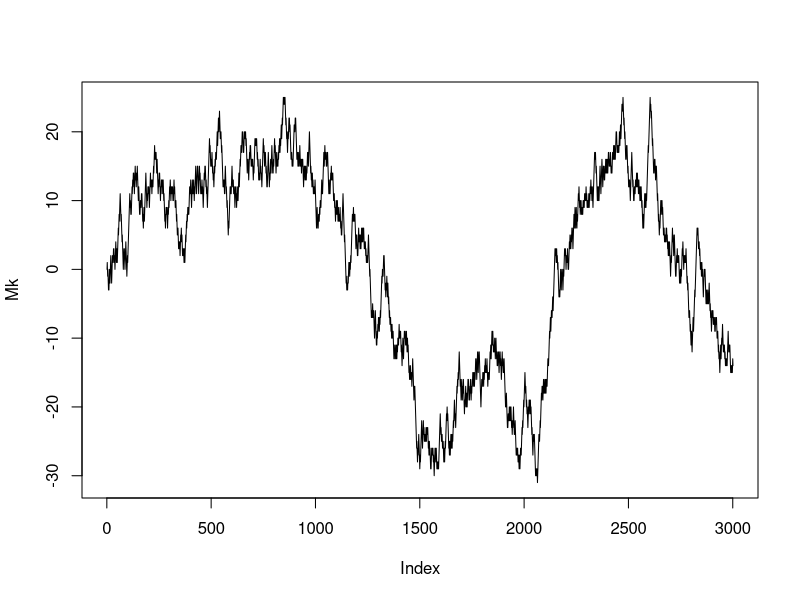

This chart was generated by the following R code: (Note: this script raises an error after producing the figure.)
######################################################################
#
# Chapter 3 > 3.2 Scaled symmetric random walk
#
# TODO: section: Create an array of (3000) steps sample random walk
# Work to find a solution for functionnal way of doing the stuff
#
######################################################################

#
# Library
#
library(ggplot2)

#
# Probability measure:
#
# For the purpose of this theory, first are define the probabilities p and q such as it has the same occurence (one half)
#
p <- 1/2
q <- 1 - p

#
# Some graphics will be created inside this folder:
# code\Chapter3\figure
#
# To access the content of this folder, the variable figure could be used for:
#
figure <- paste(getwd(),'StochasticCalculusForFinanceVol2', 
                'Chapter3', 
                'figure', 
                sep = '/')

#
# Definition of the symmetric random walk
#
# The symmetric random walk is first defined by some samples (which makes an array of sampled symmetric random walk)
# Variables:
#   * [k]: The size of the sample is denoted by the variable k -> (see theory $M_k$ denote the Symmetric Random Walk variable)
#   * [asize]: length of the array containing the Symmetric Random Walks
#
# Next it will be defined by its distributions.
#
# Both will be use full for finding expectation and variance theoterically or empirically
#
k <- 3000
asize <- 75000

###################################
# Empirical Symmetric Random Walk #
###################################
#
# Construction on the Empirical Random variable X
X <- sample(x = c(-1, 1),
            size = k,
            replace = T,
            prob = c(p, q)
)
# 
# Construction of the Empirical Random Walk
#
Mk <- c(0, 
         sapply(seq_along(X), function(x){sum(X[1:x])}))

##
# Check by plot
##
file <- paste(figure, 'EmpiricalSymmetricRandomWalkSample.pdf', sep = '/')
pdf(file = file)
plot(Mk,
     type = 'l')
dev.off()

#######################################################
# Create an array of [3000 steps] sample random walks #
#######################################################
#
#   * [Mkr]: Array of [asize] number of Symmetric Random Walk
#
Mkr <- matrix(data = sample(x = c(-1, 1),
                            replace = T,
                            prob = c(p, q),
                            size = k*asize),
              nrow = asize,
              ncol = k
)
 
#
# Calculate the empirical distribution
# First by computing the Expectation
#
#   *[Mki]: Array containing the final step of the random work at time F(T)
#           Only all the finals steps are keeping inside the new array
#           because the expectation computed is the following:
#           E[M_T|F(0)] -> The expectation of the value at time T computed from
#                           t = 0
#
#   *[Empir]:  Empirical expectation of Symmetric Random Walk. 
#             [Mki] contains a sample of symmetric Random Value for time = T
#             To compute the expectation I only use the function *mean* on [Mki]
#               According to the martingale properties of Symmetric Random Walk
#             E[M[T] | 0] = E[M[T]] = M[0] = 0
#
#
#   rowSums is used to compute the accumulated value of the random walk
#   from t=0 to t=T
Mki <- rowSums(Mkr)
Empir <- mean(Mki)

#
# Plot the distribution
#
#   * [Mkd] : Matrix that contains:
#     * [RandomValue] : Random variable in which are stored the accumulated values of 
#                       the Tth step of  all the Symmetric Random Walks
#
#     * [Frequency] : The frequency of each value before aggregation. Indeed
#                     before aggregate the values, all have the same occurence.
#
#   * [MkHistogramFormated] : Aggregate version of Mkd 
#                             (group by is made from [RandomValue])
#
Mkd <- cbind(RandomValue = Mki, 
             Frequency = 1/length(Mki))
#
# The following variable is the aggregation of the Frequency by RandomValue.
# It could be used with other plot engine that ggplot with geom_histogram
# where the aggregation is automated.
MkHistogramFormated <- aggregate(Frequency ~ RandomValue, Mkd, sum)

file <- paste(figure, 'EmpiricalDistribution.pdf', sep = '/')

pdf(file = file)
ggplot(as.data.frame(Mkd), aes(RandomValue)) +
  geom_histogram(aes(y = (..count..)/sum(..count..)),
                 binwidth = 10) +
  scale_y_continuous(labels = scales::percent)
dev.off()
  
############################ 
# Theoretical distribution #
############################ 
#
#  *[Mt]: Stands for Theoretically Symm. Random Walk
# 
# The array (data.frame) used to store all the value that the variable Mt could take according to the path has a dimension dim_x * dim_y
#
# IMPORTANT NOTE: Due to precision issue, the variable k (which denotes the number of step
#       into the brownian motion) must be fixed at 1000 maximum. The issue occurs when
#       using the *choose* function in order to compute the distribution values.
#
k <- 1000
dim_x <- dim_y <- 1:(k + 1)
Mt <- outer(dim_x, 
           dim_y, 
           FUN=function(r,c){ifelse(c>=r, (c-r) - (r-1), NA_integer_)}) 

#
# Mt contains all the values the random variables could take
# it remains to derive all the probabilities associated to that values:
#
#   * [fi]: Dataframe which has same dimension than Mt and which gives the probability associated.
#
fi <- outer(dim_x,
           dim_y,
           FUN = function(i, j){choose((j-1), (j-i)) * p^(j-1)})
# CHECK: A rapid check to see if the variable [fi] contains probability by col.
#   We just have to sum up the data col by col and ensure that it provides the value 1.
#
# *round* function is only use to prevent round issue.
if(round(mean(colSums(fi))) == 1) print("Ok the sum of the whole sample set OMEGA equal ONE :)")

##
# Graph of the Theoretical distribution
##
#
#   * [DistributionSymRanWal]: data.frame wich contains two columns:
#     + [Value] All the possible value that the random walk could take at time = k (after k coin tosses)
#     + [Frequency] The associated probability
#
#   * [range]: Number of possibility of value for the random variable at t = k
#
#   * [lastToss]: Only the last coin toss is interesting to graph the distribution
#
range <- dim_x
lastToss <- length(dim_y)

distributionSymRanWal <- data.frame(
  Value = Mt[range, lastToss],
  Frequency = fi[range, lastToss]
)

# For the sake of visibility the limit of X axis has been set to [-100, 100]
file <- paste(figure, 'SymmetricRandomWalkDistribution.pdf', sep = '/')

pdf(file = file)

ggplot(data = distributionSymRanWal, aes(Value, Frequency)) +
  geom_line() +
  scale_x_continuous(limits = c(-100, 100))

dev.off()

# 
# Expectation of Mt (Mk theoretical)
#
# Expectation must be equal to zero
sum(Mt[,k+1] * fi[,k+1])

#
# Variance should equal k
sum(Mt[,k+1]^2 * fi[,k+1])
sum(Mt[1:10, 10]^2 * fi[1:10, 10])

############################ 
# Increments               #
############################ 

# Table of increments of the Symmetric Random Walk designed abovoe (Mk)
X
# Xk is the possible outcome of the random variable X:
Xk <- c(1, -1)
# Expectation:
Ex <- weighted.mean(Xk, c(p, q))
Ex.square <- weighted.mean(Xk^2, c(p, q))
# Variance
S <- Ex.square - Ex^2

###########################################################
# Check the martingale property of symmetric random walk. #
###########################################################
#
# The martingale 
# With l > k, show that:
# E[Ml|F(k)] = Mk

##
# first experiment: 
# simple NOT CONDITIONAL Expectation
# E[M200|f(0)] should equal zero because:
# M0 = 0 and Because Mt is a martingale thus:
##
EM200 = sum(Mt[1:200, 200] * fi[1:200, 200]) # equal zero.

##
# Next experiment: Conditional expectation
# It means: Expectation of Mt_l at k
# denoted by: E[Mt_l|f(k)], with k < l
#
# Variables
#   * [from] : Because the random variable could take more than one value at t = k, a starting point for expectation must be fixed
#   * [k] : to fix the filtration point F(k)
#   * [l] : Indice of the random variable on which the expectation will be computed
#   * [len]: length between k and l
#   * [df] : reduced data.frame containing data useful for calculation of expectation
#   * [i] : Row index of the reduce data.frame which take only the values useful for the calculation of expectation
#   * [j] ; Such as j but using as column index.
#   * [fi_min] : Shorter version of the probabilities' array used above for Mk variable.
##
# To make another calculation of other expectation the following variables should be changed:
#   * [from] : as starting column point
#   * [k] : As stating row point
#   * [l] : Ending column point. (the ending x-axis point in automatically given by the procedure.)
##
from  <- 2
k     <- 4
l     <- 19
#
# IMPROVE:
# Furhter release of the document should deal with environment
# It could be possible to use lockBinding to make the following variable acting as constant.
#
len     <- abs(l - k)
i       <- from:(from + len)
j       <- k:l
df      <- Mt[i, j]
fi_min  <- fi[1:(len+1), 1:(len+1)]
#
# Finally compute the expectation E[Mt_l|f(k)]:
# Does the starting value equal the expectation up to l ?
#   * [Mt[from, k]]: (from, k) are the coordinate of the starting point from where the calculation of the expectation start.
#
ifelse(Mt[from, k] == sum(df[, l-k+1] * fi_min[, l-k+1]),
       "martingale!",
       'Not a martingale')
 
